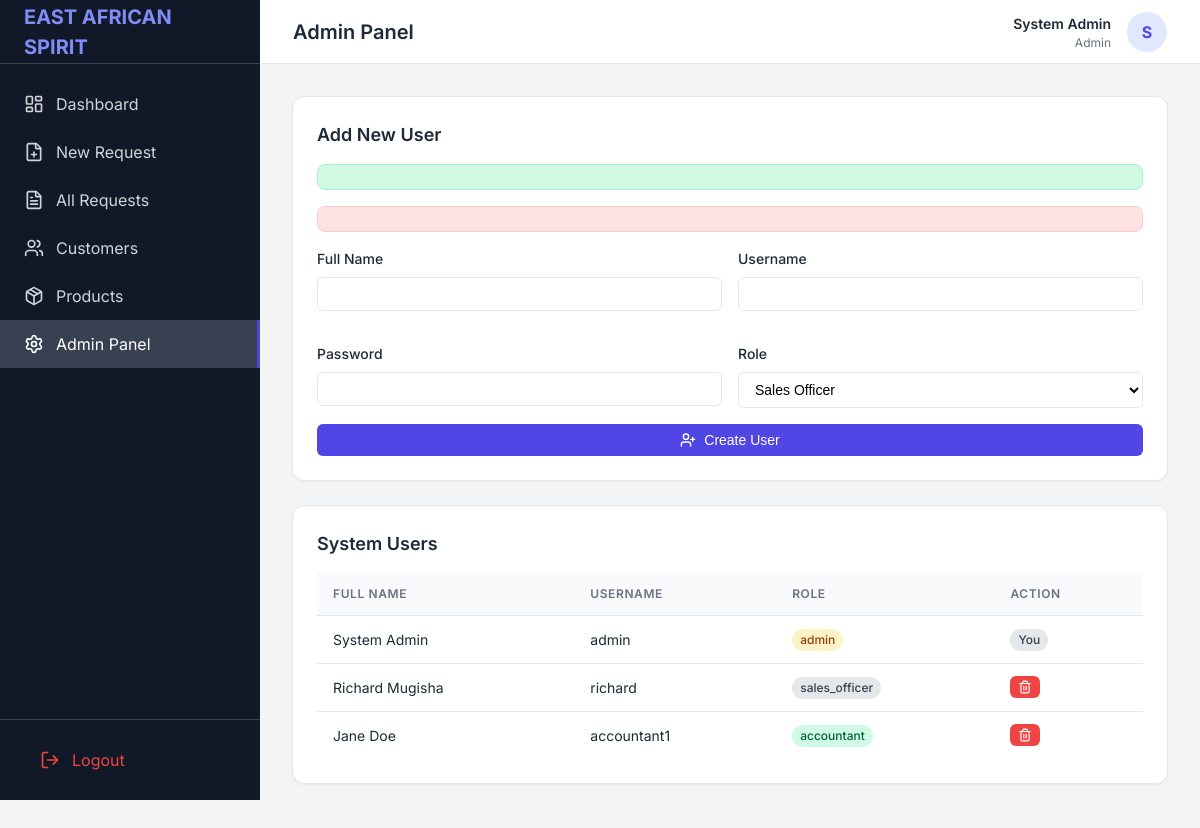
/admin.php (signed in), run on the app's committed database.
### tables this page shows
CREATE TABLE `users` (
  `id` int(11) NOT NULL AUTO_INCREMENT,
  `username` varchar(50) NOT NULL,
  `password` varchar(255) NOT NULL,
  `full_name` varchar(100) NOT NULL,
  `role` enum('admin','accountant','sales_officer') NOT NULL DEFAULT 'sales_officer',
  `signature_path` varchar(255) DEFAULT NULL,
  `created_at` timestamp NOT NULL DEFAULT current_timestamp(),
  PRIMARY KEY (`id`),
  UNIQUE KEY `username` (`username`)
);

### admin.php (the view, shortened to what this page needs)
<?php
$success = '';
$error = '';
require_once 'includes/header.php';
$stmt = $pdo->query("SELECT * FROM users ORDER BY created_at DESC");
$users = $stmt->fetchAll();
?>
<div class="card card-form-mobile">
    <h3 class="card-title">Add New User</h3>
    <?php if (isset($success)): ?>
        <div class="alert alert-success"><?php echo $success; ?></div>
    <?php endif; ?>
    <?php if (isset($error)): ?>
        <div class="alert alert-danger"><?php echo $error; ?></div>
    <?php endif; ?>
    <form method="POST">
        <div class="form-grid-2">
            <div class="form-group">
                <label class="form-label">Full Name</label>
                <input type="text" name="full_name" class="form-control" required>
            </div>
            <div class="form-group">
                <label class="form-label">Username</label>
                <input type="text" name="username" class="form-control" required>
            </div>
            <div class="form-group">
                <label class="form-label">Password</label>
                <input type="password" name="password" class="form-control" required>
            </div>
            <div class="form-group">
                <label class="form-label">Role</label>
                <select name="role" class="form-control" required>
                    <option value="sales_officer">Sales Officer</option>
                </select>
            </div>
        </div>
        <button type="submit" class="btn btn-primary btn-block">
            <i data-lucide="user-plus" style="width: 16px; height: 16px; margin-right: 0.5rem;"></i>
            Create User
        </button>
    </form>
</div>
<div class="card">
    <h3 class="card-title">System Users</h3>
    <div class="table-container desktop-only">
        <table class="table">
            <thead>
                <tr>
                    <th>Full Name</th>
                    <th>Username</th>
                    <th>Role</th>
                    <th>Action</th>
                </tr>
            </thead>
            <tbody>
                <?php foreach ($users as $user): ?>
                <tr>
                    <td><?php echo htmlspecialchars($user['full_name']); ?></td>
                    <td><?php echo htmlspecialchars($user['username']); ?></td>
                    <td><span class="badge badge-<?php echo $user['role'] === 'admin' ? 'warning' : ($user['role'] === 'accountant' ? 'success' : 'secondary'); ?>"><?php echo htmlspecialchars($user['role']); ?></span></td>
                    <td>
                        <?php if ($user['id'] != $_SESSION['user_id']): ?>
                        <a href="?delete=<?php echo $user['id']; ?>" class="btn btn-danger btn-sm" onclick="return confirm('Are you sure you want to delete this user?')">
                            <i data-lucide="trash-2" style="width: 14px; height: 14px;"></i>
                        </a>
                        <?php else: ?>
                        <span class="badge badge-secondary">You</span>
                        <?php endif; ?>
                    </td>
                </tr>
                <?php endforeach; ?>
            </tbody>
        </table>
    </div>
</div>
<?php require_once 'includes/footer.php'; ?>

### assets/css/style.css (style rules this page uses)
:root { --primary-color: #4f46e5; --primary-hover: #4338ca; --secondary-color: #10b981; --accent-color: #f59e0b; --bg-color: #f3f4f6; --card-bg: #ffffff; --text-color: #1f2937; --text-muted: #6b7280; --border-color: #e5e7eb; --sidebar-width: 260px; --header-height: 64px; --glass-bg: rgba(255, 255, 255, 0.7); --glass-border: rgba(255, 255, 255, 0.3); --shadow-sm: 0 1px 2px 0 rgba(0, 0, 0, 0.05); --shadow-md: 0 4px 6px -1px rgba(0, 0, 0, 0.1), 0 2px 4px -1px rgba(0, 0, 0, 0.06); --shadow-lg: 0 10px 15px -3px rgba(0, 0, 0, 0.1), 0 4px 6px -2px rgba(0, 0, 0, 0.05); }
* { box-sizing: border-box; margin: 0; padding: 0; }
body { font-family: 'Inter', system-ui, -apple-system, sans-serif; background-color: var(--bg-color); color: var(--text-color); line-height: 1.5; }
a { text-decoration: none; color: inherit; }
.card { background-color: var(--card-bg); border-radius: 0.75rem; box-shadow: var(--shadow-sm); padding: 1.5rem; margin-bottom: 1.5rem; border: 1px solid var(--border-color); }
.btn { display: inline-flex; align-items: center; justify-content: center; padding: 0.5rem 1rem; border-radius: 0.375rem; font-weight: 500; cursor: pointer; transition: all 0.2s; border: none; font-size: 0.875rem; }
.btn-primary { background-color: var(--primary-color); color: white; }
.btn-danger { background-color: #ef4444; color: white; }
.form-group { margin-bottom: 1rem; }
.form-label { display: block; font-size: 0.875rem; font-weight: 500; color: var(--text-color); margin-bottom: 0.5rem; }
.form-control { width: 100%; padding: 0.5rem 0.75rem; border-radius: 0.375rem; border: 1px solid var(--border-color); background-color: white; font-size: 0.875rem; transition: border-color 0.2s; }
.table-container { overflow-x: auto; }
.table { width: 100%; border-collapse: collapse; font-size: 0.875rem; }
.table th { text-align: left; padding: 0.75rem 1rem; background-color: #f9fafb; color: var(--text-muted); font-weight: 600; text-transform: uppercase; font-size: 0.75rem; letter-spacing: 0.05em; border-bottom: 1px solid var(--border-color); }
.table td { padding: 0.75rem 1rem; border-bottom: 1px solid var(--border-color); color: var(--text-color); }
.table tr:last-child td { border-bottom: none; }
.badge { display: inline-flex; align-items: center; padding: 0.125rem 0.5rem; border-radius: 9999px; font-size: 0.75rem; font-weight: 500; }
.badge-success { background-color: #d1fae5; color: #065f46; }
.badge-warning { background-color: #fef3c7; color: #92400e; }
.badge-secondary { background-color: #e5e7eb; color: #374151; }
.btn-block { width: 100%; }
.btn-sm { padding: 0.25rem 0.5rem; font-size: 0.75rem; }
.alert { padding: 0.75rem 1rem; border-radius: 0.5rem; margin-bottom: 1rem; font-size: 0.875rem; }
.alert-success { background-color: #d1fae5; color: #065f46; border: 1px solid #a7f3d0; }
.alert-danger { background-color: #fee2e2; color: #991b1b; border: 1px solid #fecaca; }
.card-title { font-size: 1.125rem; font-weight: 600; margin-bottom: 1rem; }
.form-grid-2 { display: grid; grid-template-columns: 1fr 1fr; gap: 1rem; }
.desktop-only { display: block; }

### data on the page
users: full_name "System Admin", username "admin", role "admin", shows "You"
users: full_name "Richard Mugisha", username "richard", role "sales_officer"
users: full_name "Jane Doe", username "accountant1", role "accountant"

### other printed values
$pageTitle "Admin Panel"
$user_name "System Admin"
$user_role "Admin"
substr($user_name, 0, 1) "S"
